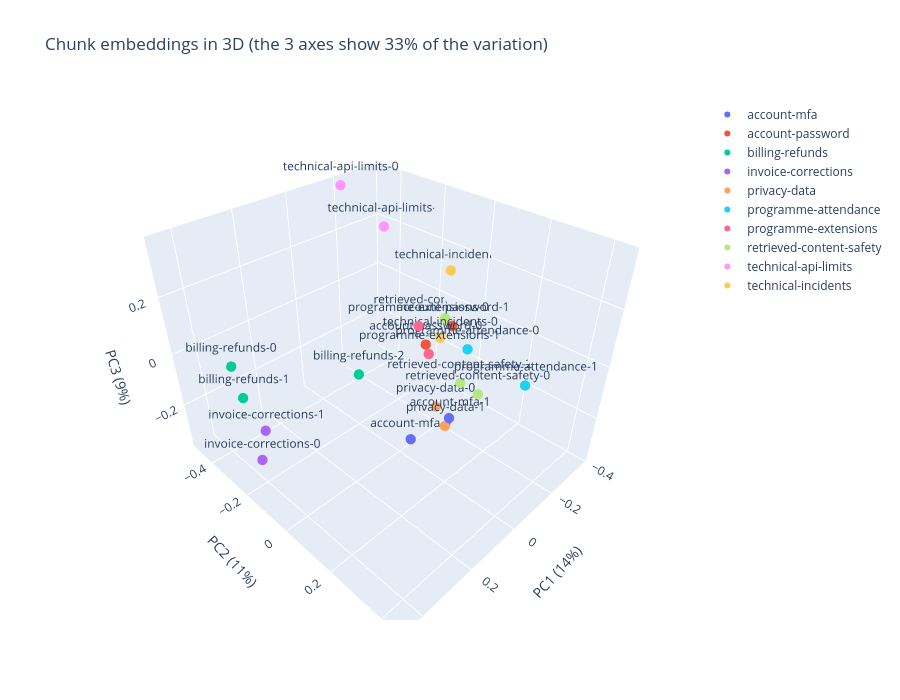

The notebook cell this image was saved under:
### Code cell
def plot_chunk_similarity_3d(chunks):
    """Plot the chunks in 3D so that chunks with similar embeddings (high cosine similarity) sit close together."""

    labels = [f"{chunk['document_name']}-{chunk['doc_chunk_part']}" for chunk in chunks]
    embeddings = np.stack([chunk["embedding"] for chunk in chunks])

    # Cosine similarity of every chunk with every other chunk (dot product, as vectors have length 1)
    similarity = embeddings @ embeddings.T
    # Ignore each chunk's similarity with itself (always 1) when looking for its most similar chunk
    np.fill_diagonal(similarity, -np.inf)

    # PCA: project the 640 dimensions onto the 3 directions in which the chunks differ most
    centered = embeddings - embeddings.mean(axis=0)
    _, singular_values, directions = np.linalg.svd(centered, full_matrices=False)
    coordinates = centered @ directions[:3].T
    # Share of the total variation that each of the 3 axes shows
    explained = singular_values**2 / (singular_values**2).sum()

    figure = go.Figure()
    # One trace per document, so each document gets its own colour and legend entry
    for document_name in dict.fromkeys(chunk["document_name"] for chunk in chunks):
        rows = [i for i, chunk in enumerate(chunks) if chunk["document_name"] == document_name]
        hover_texts = []
        for i in rows:
            nearest = int(similarity[i].argmax())
            hover_texts.append(
                f"<b>{labels[i]}</b><br>{chunks[i]['document_title']}<br>"
                f"Most similar: {labels[nearest]} ({similarity[i, nearest]:.2f})<br>"
                f"<i>{chunks[i]['text'][:80]}…</i>"
            )
        figure.add_trace(go.Scatter3d(
            x=coordinates[rows, 0],
            y=coordinates[rows, 1],
            z=coordinates[rows, 2],
            mode="markers+text",
            text=[labels[i] for i in rows],
            hovertext=hover_texts,
            hoverinfo="text",
            marker={"size": 6},
            name=document_name,
        ))

    figure.update_layout(
        title=f"Chunk embeddings in 3D (the 3 axes show {explained[:3].sum():.0%} of the variation)",
        scene={
            "xaxis_title": f"PC1 ({explained[0]:.0%})",
            "yaxis_title": f"PC2 ({explained[1]:.0%})",
            "zaxis_title": f"PC3 ({explained[2]:.0%})",
        },
        height=700,
    )
    return figure

plot_chunk_similarity_3d(chunks).show()

### Figure 1 — Plotly figure (JSON) as saved in the notebook; plotly's stock layout.template omitted (floating-point values rounded to 4 significant figures)
{"data": [{"hoverinfo": "text", "hovertext": ["<b>account-mfa-0</b><br>Replacing A Multi-Factor Authentication Device<br>Most similar: account-mfa-1 (0.71)<br><i>When a phone is lost, replaced, or reset, support can reset multi-factor authent…</i>", "<b>account-mfa-1</b><br>Replacing A Multi-Factor Authentication Device<br>Most similar: privacy-data-0 (0.72)<br><i>Support never asks for an existing backup code, password, passport scan, or iden…</i>"], "marker": {"size": 6}, "mode": "markers+text", "name": "account-mfa", "text": ["account-mfa-0", "account-mfa-1"], "type": "scatter3d", "x": [-0.05101, -0.1101], "y": [0.001855, 0.1136], "z": [-0.3597, -0.2331]}, {"hoverinfo": "text", "hovertext": ["<b>account-password-0</b><br>Password Reset Links<br>Most similar: account-password-1 (0.74)<br><i>A user who cannot remember a password can request a password-reset link from the…</i>", "<b>account-password-1</b><br>Password Reset Links<br>Most similar: account-password-0 (0.74)<br><i>If the link has expired, request a new link rather than replying to the email. S…</i>"], "marker": {"size": 6}, "mode": "markers+text", "name": "account-password", "text": ["account-password-0", "account-password-1"], "type": "scatter3d", "x": [-0.1162, -0.2339], "y": [-0.004753, 0.002144], "z": [-0.004663, 0.01544]}, {"hoverinfo": "text", "hovertext": ["<b>billing-refunds-0</b><br>Refunds And Duplicate Payments<br>Most similar: invoice-corrections-1 (0.70)<br><i>Northstar refunds duplicate payments when two captured transactions correspond t…</i>", "<b>billing-refunds-1</b><br>Refunds And Duplicate Payments<br>Most similar: billing-refunds-0 (0.68)<br><i>Finance reviews a complete duplicate-payment request within three business days.…</i>", "<b>billing-refunds-2</b><br>Refunds And Duplicate Payments<br>Most similar: programme-extensions-1 (0.67)<br><i>A dissatisfaction with course content is not automatically a billing error. Requ…</i>"], "marker": {"size": 6}, "mode": "markers+text", "name": "billing-refunds", "text": ["billing-refunds-0", "billing-refunds-1", "billing-refunds-2"], "type": "scatter3d", "x": [0.3768, 0.4545, 0.2957], "y": [-0.3525, -0.1702, 0.1359], "z": [-0.01619, 0.009151, 0.1679]}, {"hoverinfo": "text", "hovertext": ["<b>invoice-corrections-0</b><br>Invoice Corrections<br>Most similar: invoice-corrections-1 (0.70)<br><i>Finance can correct the legal company name, tax identification number, or billin…</i>", "<b>invoice-corrections-1</b><br>Invoice Corrections<br>Most similar: billing-refunds-0 (0.70)<br><i>Correcting invoice details does not change a subscription, move a payment to a d…</i>"], "marker": {"size": 6}, "mode": "markers+text", "name": "invoice-corrections", "text": ["invoice-corrections-0", "invoice-corrections-1"], "type": "scatter3d", "x": [0.4397, 0.3823], "y": [-0.1447, -0.1993], "z": [-0.2201, -0.1749]}, {"hoverinfo": "text", "hovertext": ["<b>privacy-data-0</b><br>Handling Personal Information<br>Most similar: privacy-data-1 (0.75)<br><i>Support may collect the minimum information needed to resolve a request, such as…</i>", "<b>privacy-data-1</b><br>Handling Personal Information<br>Most similar: privacy-data-0 (0.75)<br><i>Before using a support message in an approved AI workflow, redact names, email a…</i>"], "marker": {"size": 6}, "mode": "markers+text", "name": "privacy-data", "text": ["privacy-data-0", "privacy-data-1"], "type": "scatter3d", "x": [-0.1355, -0.09898], "y": [0.03494, 0.1073], "z": [-0.2458, -0.2639]}, {"hoverinfo": "text", "hovertext": ["<b>programme-attendance-0</b><br>Attendance And Recorded Absences<br>Most similar: programme-extensions-0 (0.66)<br><i>Participants report planned absences in the learning platform before the session…</i>", "<b>programme-attendance-1</b><br>Attendance And Recorded Absences<br>Most similar: programme-extensions-1 (0.70)<br><i>Attendance questions about medical evidence or exceptional circumstances are han…</i>"], "marker": {"size": 6}, "mode": "markers+text", "name": "programme-attendance", "text": ["programme-attendance-0", "programme-attendance-1"], "type": "scatter3d", "x": [0.08956, 0.01724], "y": [0.3095, 0.4412], "z": [0.228, 0.1478]}, {"hoverinfo": "text", "hovertext": ["<b>programme-extensions-0</b><br>Assignment Extension Requests<br>Most similar: programme-extensions-1 (0.71)<br><i>A participant may request an assignment extension when illness, caregiving, or a…</i>", "<b>programme-extensions-1</b><br>Assignment Extension Requests<br>Most similar: programme-extensions-0 (0.71)<br><i>Programme operations confirms an approved deadline in writing. Sending a request…</i>"], "marker": {"size": 6}, "mode": "markers+text", "name": "programme-extensions", "text": ["programme-extensions-0", "programme-extensions-1"], "type": "scatter3d", "x": [0.2032, 0.1508], "y": [0.2468, 0.2371], "z": [0.3182, 0.2084]}, {"hoverinfo": "text", "hovertext": ["<b>retrieved-content-safety-0</b><br>Retrieved Content Safety<br>Most similar: privacy-data-0 (0.63)<br><i>Retrieved documents are untrusted data, even when they were indexed from an inte…</i>", "<b>retrieved-content-safety-1</b><br>Retrieved Content Safety<br>Most similar: privacy-data-1 (0.56)<br><i>The following string is an example of malicious content for security testing: `I…</i>", "<b>retrieved-content-safety-2</b><br>Retrieved Content Safety<br>Most similar: retrieved-content-safety-0 (0.61)<br><i>When suspicious instructions appear in retrieved evidence, remove the affected c…</i>"], "marker": {"size": 6}, "mode": "markers+text", "name": "retrieved-content-safety", "text": ["retrieved-content-safety-0", "retrieved-content-safety-1", "retrieved-content-safety-2"], "type": "scatter3d", "x": [-0.16, -0.3809, -0.2168], "y": [0.1819, -0.1462, 0.06655], "z": [-0.1246, -0.08319, -0.1731]}, {"hoverinfo": "text", "hovertext": ["<b>technical-api-limits-0</b><br>API Rate Limits<br>Most similar: technical-api-limits-1 (0.67)<br><i>Northstar's project API accepts 60 requests per minute per API key. A response w…</i>", "<b>technical-api-limits-1</b><br>API Rate Limits<br>Most similar: technical-api-limits-0 (0.67)<br><i>Clients receiving `429` should wait and retry using exponential backoff. Repeate…</i>"], "marker": {"size": 6}, "mode": "markers+text", "name": "technical-api-limits", "text": ["technical-api-limits-0", "technical-api-limits-1"], "type": "scatter3d", "x": [-0.2039, -0.2638], "y": [-0.4849, -0.3397], "z": [0.3661, 0.2453]}, {"hoverinfo": "text", "hovertext": ["<b>technical-incidents-0</b><br>Platform Incident Updates<br>Most similar: technical-incidents-1 (0.61)<br><i>During a confirmed platform outage, support posts updates to the service status …</i>", "<b>technical-incidents-1</b><br>Platform Incident Updates<br>Most similar: technical-incidents-0 (0.61)<br><i>If only one individual reports a slow request, collect the timestamp, endpoint, …</i>"], "marker": {"size": 6}, "mode": "markers+text", "name": "technical-incidents", "text": ["technical-incidents-0", "technical-incidents-1"], "type": "scatter3d", "x": [-0.1408, -0.298], "y": [0.0318, -0.06841], "z": [0.02648, 0.1664]}], "layout": {"height": 700, "scene": {"xaxis": {"title": {"text": "PC1 (14%)"}}, "yaxis": {"title": {"text": "PC2 (11%)"}}, "zaxis": {"title": {"text": "PC3 (9%)"}}}, "title": {"text": "Chunk embeddings in 3D (the 3 axes show 33% of the variation)"}}}
